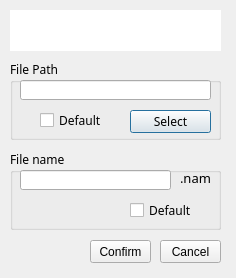
<?xml version="1.0" encoding="UTF-8"?>
<ui version="4.0">
 <class>FileSaveDialog</class>
 <widget class="QDialog" name="FileSaveDialog">
  <property name="geometry">
   <rect>
    <x>0</x>
    <y>0</y>
    <width>236</width>
    <height>278</height>
   </rect>
  </property>
  <property name="windowTitle">
   <string>Dialog</string>
  </property>
  <property name="autoFillBackground">
   <bool>false</bool>
  </property>
  <property name="styleSheet">
   <string notr="true"/>
  </property>
  <property name="sizeGripEnabled">
   <bool>false</bool>
  </property>
  <widget class="QGroupBox" name="groupBox">
   <property name="geometry">
    <rect>
     <x>10</x>
     <y>60</y>
     <width>211</width>
     <height>80</height>
    </rect>
   </property>
   <property name="font">
    <font>
     <family>微软雅黑</family>
     <weight>50</weight>
     <bold>false</bold>
    </font>
   </property>
   <property name="styleSheet">
    <string notr="true"/>
   </property>
   <property name="title">
    <string>File Path</string>
   </property>
   <widget class="QLineEdit" name="lineEdit_filePath">
    <property name="geometry">
     <rect>
      <x>10</x>
      <y>20</y>
      <width>191</width>
      <height>20</height>
     </rect>
    </property>
    <property name="font">
     <font>
      <family>微软雅黑</family>
      <pointsize>8</pointsize>
      <weight>50</weight>
      <bold>false</bold>
     </font>
    </property>
    <property name="inputMask">
     <string/>
    </property>
    <property name="placeholderText">
     <string/>
    </property>
   </widget>
   <widget class="QPushButton" name="pushButton_selectFilePath">
    <property name="geometry">
     <rect>
      <x>120</x>
      <y>50</y>
      <width>81</width>
      <height>23</height>
     </rect>
    </property>
    <property name="font">
     <font>
      <family>微软雅黑</family>
      <weight>50</weight>
      <bold>false</bold>
     </font>
    </property>
    <property name="styleSheet">
     <string notr="true">color: rgb(0, 0, 0);</string>
    </property>
    <property name="text">
     <string>Select</string>
    </property>
   </widget>
   <widget class="QCheckBox" name="checkBox_defaultFilePath">
    <property name="geometry">
     <rect>
      <x>30</x>
      <y>50</y>
      <width>71</width>
      <height>20</height>
     </rect>
    </property>
    <property name="text">
     <string>Default</string>
    </property>
   </widget>
  </widget>
  <widget class="QGroupBox" name="groupBox_2">
   <property name="geometry">
    <rect>
     <x>10</x>
     <y>150</y>
     <width>211</width>
     <height>80</height>
    </rect>
   </property>
   <property name="font">
    <font>
     <family>微软雅黑</family>
     <weight>50</weight>
     <bold>false</bold>
    </font>
   </property>
   <property name="styleSheet">
    <string notr="true"/>
   </property>
   <property name="title">
    <string>File name</string>
   </property>
   <widget class="QLineEdit" name="lineEdit_fileName">
    <property name="geometry">
     <rect>
      <x>10</x>
      <y>20</y>
      <width>151</width>
      <height>20</height>
     </rect>
    </property>
    <property name="font">
     <font>
      <family>微软雅黑</family>
      <pointsize>8</pointsize>
      <weight>50</weight>
      <bold>false</bold>
     </font>
    </property>
    <property name="text">
     <string/>
    </property>
    <property name="placeholderText">
     <string/>
    </property>
   </widget>
   <widget class="QLabel" name="label_fileNameSuffix">
    <property name="geometry">
     <rect>
      <x>170</x>
      <y>20</y>
      <width>31</width>
      <height>16</height>
     </rect>
    </property>
    <property name="font">
     <font>
      <family>微软雅黑</family>
      <pointsize>10</pointsize>
      <weight>50</weight>
      <bold>false</bold>
     </font>
    </property>
    <property name="text">
     <string>.nam</string>
    </property>
   </widget>
   <widget class="QCheckBox" name="checkBox_defaultFileName">
    <property name="geometry">
     <rect>
      <x>120</x>
      <y>50</y>
      <width>81</width>
      <height>20</height>
     </rect>
    </property>
    <property name="text">
     <string>Default</string>
    </property>
   </widget>
  </widget>
  <widget class="QTextBrowser" name="textBrowser_fullPath">
   <property name="geometry">
    <rect>
     <x>10</x>
     <y>10</y>
     <width>211</width>
     <height>41</height>
    </rect>
   </property>
   <property name="styleSheet">
    <string notr="true"/>
   </property>
   <property name="frameShape">
    <enum>QFrame::NoFrame</enum>
   </property>
  </widget>
  <widget class="QPushButton" name="pushButton_Accepted">
   <property name="geometry">
    <rect>
     <x>90</x>
     <y>240</y>
     <width>61</width>
     <height>23</height>
    </rect>
   </property>
   <property name="text">
    <string>Confirm</string>
   </property>
  </widget>
  <widget class="QPushButton" name="pushButton_Cancel">
   <property name="geometry">
    <rect>
     <x>160</x>
     <y>240</y>
     <width>61</width>
     <height>23</height>
    </rect>
   </property>
   <property name="text">
    <string>Cancel</string>
   </property>
  </widget>
 </widget>
 <resources/>
 <connections/>
</ui>
